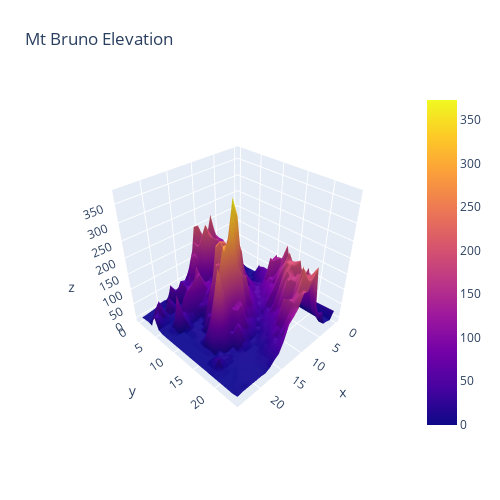

The cell this chart's notebook holds for it:
### Code cell
import plotly.graph_objects as go

import pandas as pd

# Read data from a csv
z_data = pd.read_csv('https://raw.githubusercontent.com/plotly/datasets/master/api_docs/mt_bruno_elevation.csv')

fig = go.Figure(data=[go.Surface(z=z_data.values)])

fig.update_layout(title='Mt Bruno Elevation', autosize=False,
                  width=500, height=500,
                  margin=dict(l=65, r=50, b=65, t=90))

fig.show()

### Figure 1 — Plotly figure (JSON) as saved in the notebook; plotly's stock layout.template omitted (floating-point values rounded to 4 significant figures; data arrays with more than 128 entries replaced by an {"elided": "..."} marker saying what was removed)
{"data": [{"type": "surface", "z": {"elided": "25x25 float values"}}], "layout": {"autosize": false, "height": 500, "margin": {"b": 65, "l": 65, "r": 50, "t": 90}, "scene": {"aspectmode": "auto", "aspectratio": {"x": 1, "y": 1, "z": 1}, "camera": {"center": {"x": 0, "y": 0, "z": 0}, "eye": {"x": 1.522, "y": 1.522, "z": 1.522}, "projection": {"type": "perspective"}, "up": {"x": 0, "y": 0, "z": 1}}}, "title": {"text": "Mt Bruno Elevation"}, "width": 500}}
